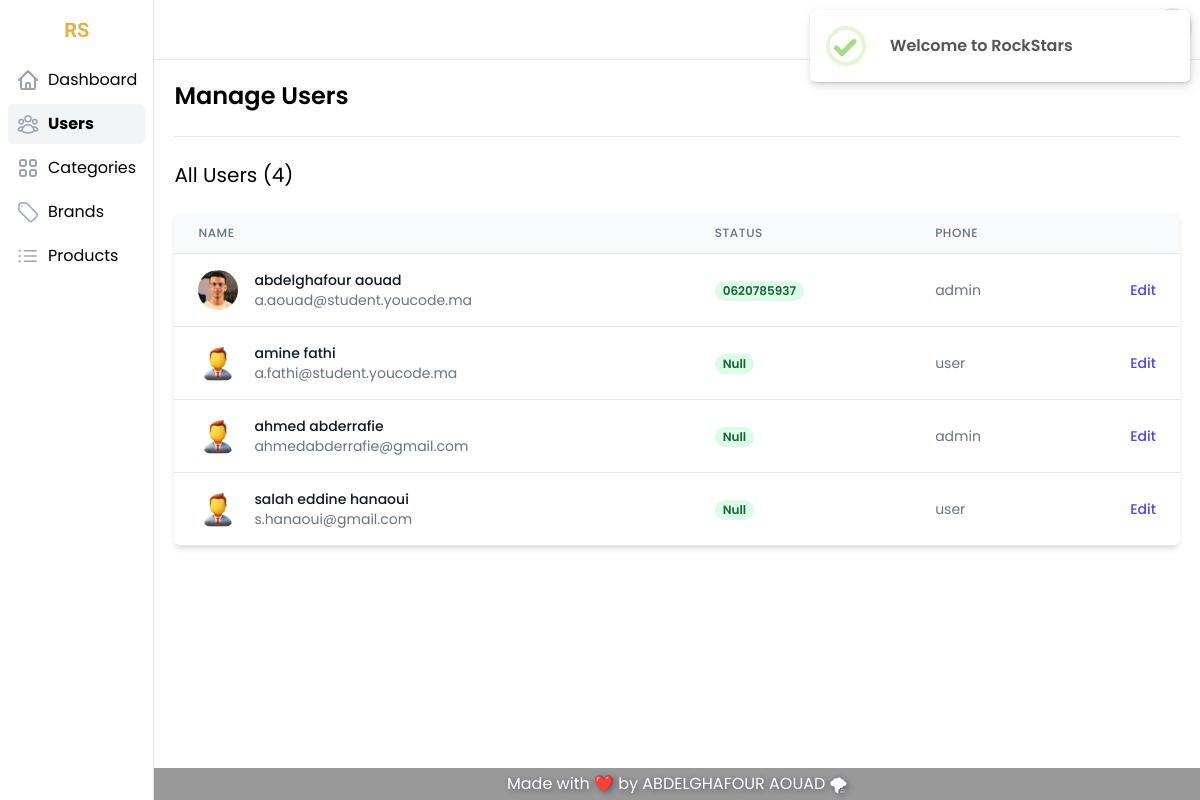
The app's page /code/users.php (signed in) with its own data.
### tables this page shows
CREATE TABLE IF NOT EXISTS `users` (
  `id` int NOT NULL AUTO_INCREMENT,
  `first_name` varchar(255) NOT NULL,
  `last_name` varchar(255) NOT NULL,
  `email` varchar(255) NOT NULL,
  `password` varchar(255) NOT NULL,
  `phone` varchar(20) DEFAULT NULL,
  `role_id` int NOT NULL DEFAULT '1',
  `created_at` timestamp NOT NULL DEFAULT CURRENT_TIMESTAMP,
  `updated_at` timestamp NOT NULL DEFAULT CURRENT_TIMESTAMP,
  `updated_by` int DEFAULT NULL,
  `picture` text,
  PRIMARY KEY (`id`)
);

CREATE TABLE IF NOT EXISTS `roles` (
  `id` int NOT NULL AUTO_INCREMENT,
  `name` varchar(20) NOT NULL,
  `description` text NOT NULL,
  PRIMARY KEY (`id`)
);

### code/scripts.php (called while the page is built, shortened)
<?php
include_once 'connection.php';
function getAllUsers()
{
      global $conn;
      $sql = "SELECT users.id, users.first_name, users.last_name, users.email, users.picture , users.phone,
      roles.name as role FROM users inner join roles on roles.id=users.role_id";
      $res = mysqli_query($conn, $sql);
      return $res;
}
function countUsers()
{
      global $conn;
      $sql = "SELECT count(id) FROM users ";
      $res = mysqli_fetch_assoc(mysqli_query($conn, $sql))['count(id)'];
      return $res;
}

### code/users.php (the view, shortened to what this page needs)
<?php
require_once 'scripts.php';
$users = getAllUsers();
$countUsers = countUsers();
?>
<!DOCTYPE html>
<html lang="en">
<head>
  <link rel="stylesheet" href="assets/css/main.css" />
</head>
<body class="font-Poppins">
  <div class="flex h-screen overflow-y-hidden bg-white">
    <?php
    include 'include/sidebar-dashboard.php';
    ?>
    <div class="flex flex-col flex-1 h-full overflow-hidden">
      <?php include 'include/header-dashboard.php'; ?>
      <main class="flex-1 max-h-full p-5 overflow-hidden overflow-y-scroll">
        <div class="flex flex-col items-start justify-between pb-6 space-y-4 border-b lg:items-center lg:space-y-0 lg:flex-row">
          <h1 class="text-2xl font-semibold whitespace-nowrap">Manage Users</h1>
        </div>
        <h3 class="mt-6 text-xl">All Users (<?= $countUsers ?>)</h3>
        <div class="flex flex-col mt-6">
          <div class="-my-2 overflow-x-auto sm:-mx-6 lg:-mx-8">
            <div class="inline-block min-w-full py-2 align-middle sm:px-6 lg:px-8">
              <div class="overflow-hidden border-b border-gray-200 rounded-md shadow-md">
                <table class="min-w-full overflow-x-scroll divide-y divide-gray-200">
                  <thead class="bg-gray-50">
                    <tr>
                      <th scope="col" class="px-6 py-3 text-xs font-medium tracking-wider text-left text-gray-500 uppercase">Name</th>
                      <th scope="col" class="px-6 py-3 text-xs font-medium tracking-wider text-left text-gray-500 uppercase">Status</th>
                      <th scope="col" class="px-6 py-3 text-xs font-medium tracking-wider text-left text-gray-500 uppercase">Phone</th>
                      <th scope="col" class="relative px-6 py-3">
                      </th>
                    </tr>
                  </thead>
                  <tbody class="bg-white divide-y divide-gray-200">
                    <?php
                    foreach ($users as $user) {
                    ?>
                      <tr class="transition-all hover:bg-gray-100 hover:shadow-lg">
                        <td class="px-6 py-4 whitespace-nowrap">
                          <div class="flex items-center">
                            <div class="flex-shrink-0 w-10 h-10">
                              <img class="w-10 h-10 rounded-full" src="assets/img/users/<?= ($user['picture']) ?  $user['picture'] :  'avatar.png' ?>" alt="<?= $user['first_name'] . '_' . $user['last_name'] ?>" />
                            </div>
                            <div class="ml-4">
                              <div class="text-sm font-medium text-gray-900"><?= $user['first_name'] . ' ' . $user['last_name'] ?></div>
                              <div class="text-sm text-gray-500"><?= $user['email'] ?></div>
                            </div>
                          </div>
                        </td>
                        <td class="px-6 py-4 whitespace-nowrap">
                          <span class="inline-flex px-2 text-xs font-semibold leading-5 text-green-800 bg-green-100 rounded-full"> <?= ($user['phone']) ?  $user['phone'] :  'Null' ?> </span>
                        </td>
                        <td class="px-6 py-4 text-sm text-gray-500 whitespace-nowrap"><?= $user['role'] ?></td>
                        <td class="px-6 py-4 text-sm font-medium text-right whitespace-nowrap">
                          <a href="edit.php?id_user=<?= $user['id'] ?>" class="text-indigo-600 hover:text-indigo-900">Edit</a>
                        </td>
                      </tr>
                    <?php
                    }
                    ?>
                  </tbody>
                </table>
              </div>
            </div>
          </div>
        </div>
      </main>
      <footer class="py-1 bg-transparentBlack">
        <div class="container mx-auto">
          <p class="text-shadow-lg text-xs md:text-base text-center text-white">Made with ❤️ by ABDELGHAFOUR AOUAD 🌪</p>
        </div>
      </footer>
    </div>
  </div>
</body>
</html>

### records on screen
users: picture+first_name+last_name (picture), first_name "abdelghafour", last_name "aouad", email "a.aouad@student.youcode.ma", phone "0620785937", role.name "admin"
users: first_name "amine", last_name "fathi", email "a.fathi@student.youcode.ma", phone "Null", role.name "user"
users: first_name "ahmed", last_name "abderrafie", email "ahmedabderrafie@gmail.com", phone "Null", role.name "admin"
users: first_name "salah eddine", last_name "hanaoui", email "s.hanaoui@gmail.com", shows "Null", role.name "user"

### other values on screen
$countUsers "4"
